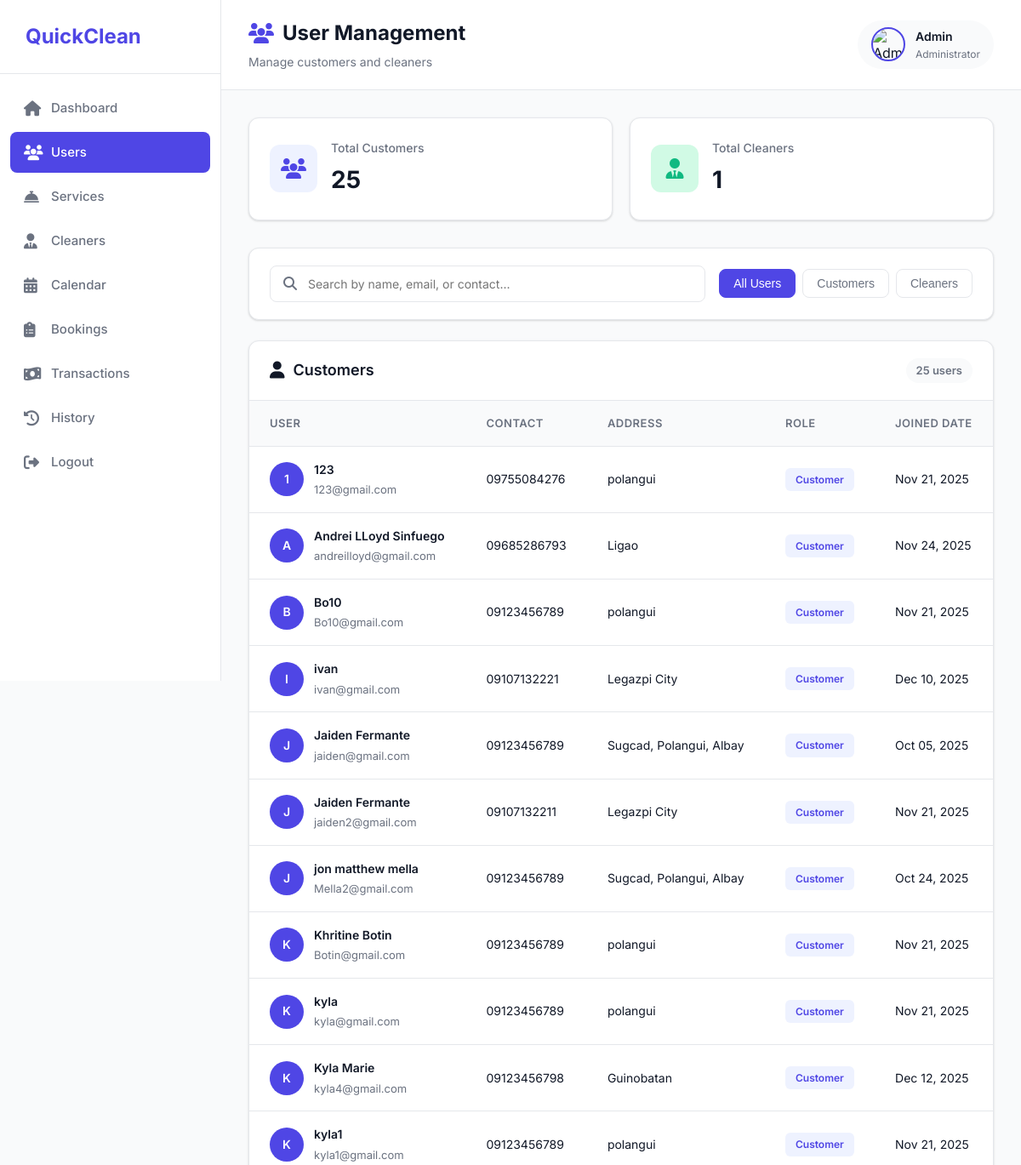
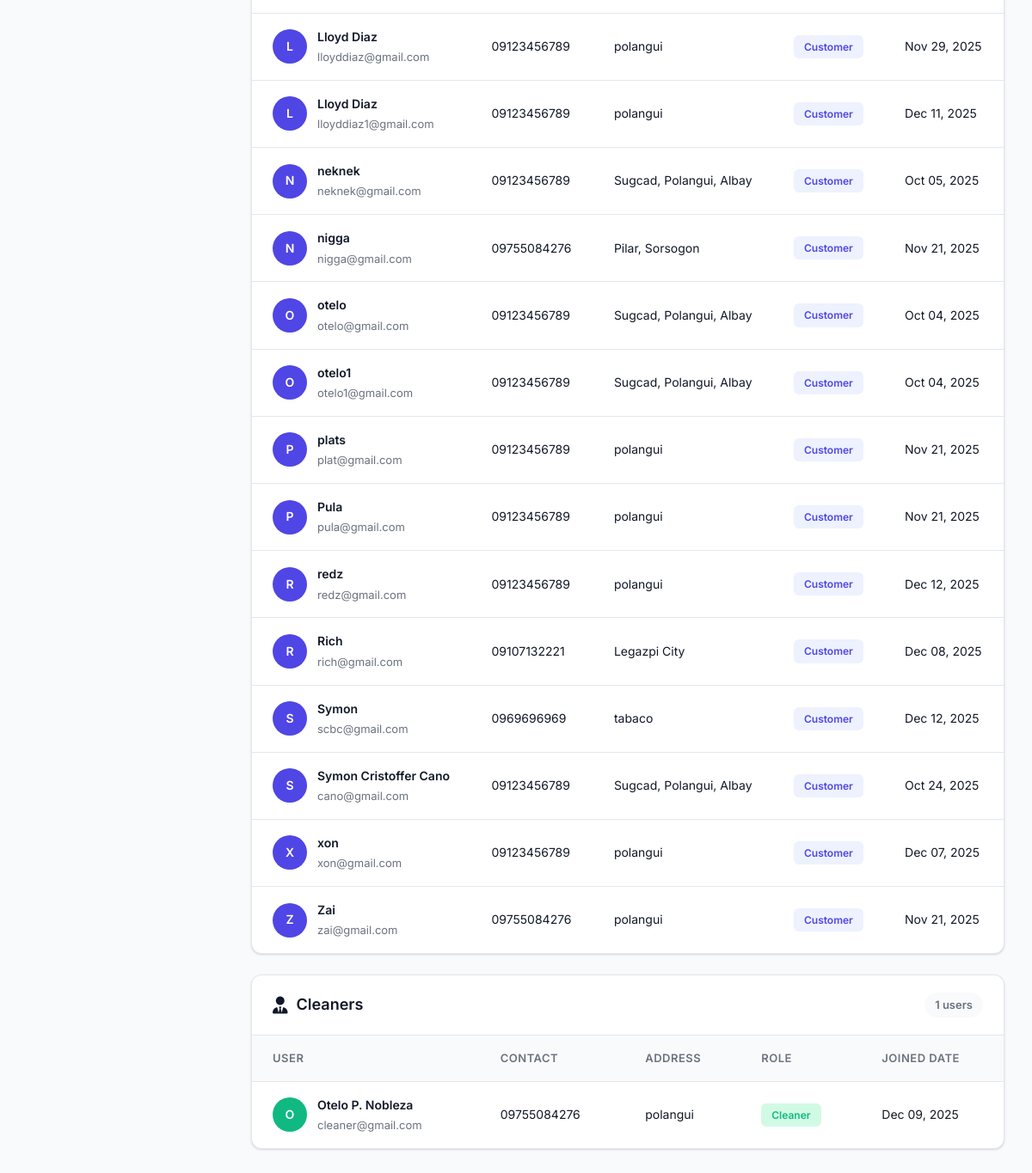
The app's page /Admin/customers.php (signed in) with its own data (2 pictures, top to bottom).
### tables this page shows
CREATE TABLE `user` (
  `user_id` int(11) NOT NULL,
  `name` varchar(50) NOT NULL,
  `email` varchar(50) NOT NULL,
  `password` varchar(255) NOT NULL,
  `profile_pic` varchar(255) NOT NULL,
  `address` varchar(100) DEFAULT NULL,
  `contact_num` varchar(50) DEFAULT NULL,
  `role` enum('admin','customer','cleaner','') NOT NULL,
  `date_created` timestamp NOT NULL DEFAULT current_timestamp(),
  `last_updated` timestamp NOT NULL DEFAULT current_timestamp() ON UPDATE current_timestamp()
);

### Admin/customers.php (the view, shortened to what this page needs)
<?php
$admin_name = $_SESSION['name'] ?? "Admin";
$host = "localhost";
$user = "root";
$pass = "";
$db   = "quickclean";
$conn = mysqli_connect($host, $user, $pass, $db);
?>
<!DOCTYPE html>
<html lang="en">
<head>
<link rel="stylesheet" href="https://cdnjs.cloudflare.com/ajax/libs/font-awesome/6.4.0/css/all.min.css">
</head>
<body>
<div class="sidebar" id="sidebar">
  <div class="sidebar-header">
    <h2><i class="fas fa-sparkles"></i> QuickClean</h2>
  </div>
  <ul class="sidebar-menu">
    <li><a href="admindashboard.php"><i class="fas fa-home"></i> Dashboard</a></li>
    <li><a href="customers.php" class="active"><i class="fas fa-users"></i> Users</a></li>
    <li><a href="services.php"><i class="fas fa-concierge-bell"></i> Services</a></li>
    <li><a href="cleaners.php"><i class="fas fa-user-tie"></i> Cleaners</a></li>
    <li><a href="calendar.php"><i class="fas fa-calendar-alt"></i> Calendar</a></li>
    <li><a href="booking.php"><i class="fas fa-clipboard-list"></i> Bookings</a></li>
    <li><a href="transactions.php"><i class="fas fa-money-bill-wave"></i> Transactions</a></li>
    <li><a href="history.php"><i class="fas fa-history"></i> History</a></li>
    <li><a href="logout.php"><i class="fas fa-sign-out-alt"></i> Logout</a></li>
  </ul>
</div>
<div class="main-content">
  <div class="topbar">
    <div class="topbar-left">
      <h1><i class="fas fa-users"></i> User Management</h1>
      <p>Manage customers and cleaners</p>
    </div>
    <div class="admin-profile">
      <img src="https://cdn-icons-png.flaticon.com/512/3135/3135715.png" alt="Admin">
      <div class="admin-profile-info">
        <span><?= htmlspecialchars($admin_name) ?></span>
        <small>Administrator</small>
      </div>
    </div>
  </div>
  <div class="content-container">
    <div class="stats-cards">
      <?php
      $customer_count = mysqli_query($conn, "SELECT COUNT(*) as total FROM user WHERE role='customer'")->fetch_assoc()['total'];
      $cleaner_count = mysqli_query($conn, "SELECT COUNT(*) as total FROM user WHERE role='cleaner'")->fetch_assoc()['total'];
      ?>
      <div class="stat-card">
        <div class="stat-icon customers">
          <i class="fas fa-users"></i>
        </div>
        <div class="stat-info">
          <h3>Total Customers</h3>
          <p><?= number_format($customer_count) ?></p>
        </div>
      </div>
      <div class="stat-card">
        <div class="stat-icon cleaners">
          <i class="fas fa-user-tie"></i>
        </div>
        <div class="stat-info">
          <h3>Total Cleaners</h3>
          <p><?= number_format($cleaner_count) ?></p>
        </div>
      </div>
    </div>
    <div class="search-filter-bar">
      <div class="search-box">
        <i class="fas fa-search"></i>
        <input type="text" id="searchInput" placeholder="Search by name, email, or contact...">
      </div>
      <div class="filter-tabs">
        <button class="filter-tab active" onclick="filterUsers('all')">All Users</button>
        <button class="filter-tab" onclick="filterUsers('customer')">Customers</button>
        <button class="filter-tab" onclick="filterUsers('cleaner')">Cleaners</button>
      </div>
    </div>
    <div class="section" id="customerSection">
      <div class="section-header">
        <h2><i class="fas fa-user"></i> Customers</h2>
        <span class="user-count" id="customerCount"><?= $customer_count ?> users</span>
      </div>
      <div class="table-container">
        <table>
          <thead>
            <tr>
              <th>User</th>
              <th>Contact</th>
              <th>Address</th>
              <th>Role</th>
              <th>Joined Date</th>
            </tr>
          </thead>
          <tbody id="customerTable">
            <?php
            $customer_result = mysqli_query($conn, "SELECT * FROM user WHERE role='customer' ORDER BY name");
            if(mysqli_num_rows($customer_result) > 0) {
                while ($row = mysqli_fetch_assoc($customer_result)) {
                    $initials = strtoupper(substr($row['name'], 0, 1));
                    $date = date("M d, Y", strtotime($row['date_created']));
                    echo "<tr>
                            <td>
                              <div class='user-info'>
                                <div class='user-avatar'>{$initials}</div>
                                <div class='user-details'>
                                  <span class='user-name'>{$row['name']}</span>
                                  <span class='user-email'>{$row['email']}</span>
                                </div>
                              </div>
                            </td>
                            <td>{$row['contact_num']}</td>
                            <td>{$row['address']}</td>
                            <td><span class='badge badge-customer'>Customer</span></td>
                            <td>{$date}</td>
                          </tr>";
                }
            } else {
                echo "<tr><td colspan='5'><div class='no-data'><i class='fas fa-users'></i><p>No customers found</p></div></td></tr>";
            }
            ?>
          </tbody>
        </table>
      </div>
    </div>
    <div class="section" id="cleanerSection">
      <div class="section-header">
        <h2><i class="fas fa-user-tie"></i> Cleaners</h2>
        <span class="user-count" id="cleanerCount"><?= $cleaner_count ?> users</span>
      </div>
      <div class="table-container">
        <table>
          <thead>
            <tr>
              <th>User</th>
              <th>Contact</th>
              <th>Address</th>
              <th>Role</th>
              <th>Joined Date</th>
            </tr>
          </thead>
          <tbody id="cleanerTable">
            <?php
            $cleaner_result = mysqli_query($conn, "SELECT * FROM user WHERE role='cleaner' ORDER BY name");
            if(mysqli_num_rows($cleaner_result) > 0) {
                while ($row = mysqli_fetch_assoc($cleaner_result)) {
                    $initials = strtoupper(substr($row['name'], 0, 1));
                    $date = date("M d, Y", strtotime($row['date_created']));
                    echo "<tr>
                            <td>
                              <div class='user-info'>
                                <div class='user-avatar cleaner'>{$initials}</div>
                                <div class='user-details'>
                                  <span class='user-name'>{$row['name']}</span>
                                  <span class='user-email'>{$row['email']}</span>
                                </div>
                              </div>
                            </td>
                            <td>{$row['contact_num']}</td>
                            <td>{$row['address']}</td>
                            <td><span class='badge badge-cleaner'>Cleaner</span></td>
                            <td>{$date}</td>
                          </tr>";
                }
            } else {
                echo "<tr><td colspan='5'><div class='no-data'><i class='fas fa-user-tie'></i><p>No cleaners found</p></div></td></tr>";
            }
            ?>
          </tbody>
        </table>
      </div>
    </div>
  </div>
</div>
</body>
</html>

### records on screen
user: name "1", name "123", email "123@gmail.com", contact_num "09755084276", address "polangui", date_created "Nov 21, 2025"
user: name "A", name "Andrei LLoyd Sinfuego", email "andreilloyd@gmail.com", contact_num "09685286793", address "Ligao", date_created "Nov 24, 2025"
user: name "B", name "Bo10", email "Bo10@gmail.com", contact_num "09123456789", address "polangui", date_created "Nov 21, 2025"
user: name "I", name "ivan", email "ivan@gmail.com", contact_num "09107132221", address "Legazpi City", date_created "Dec 10, 2025"
user: name "J", name "Jaiden Fermante", email "jaiden@gmail.com", contact_num "09123456789", address "Sugcad, Polangui, Albay", date_created "Oct 05, 2025"
user: name "J", name "Jaiden Fermante", email "jaiden2@gmail.com", contact_num "09107132211", address "Legazpi City", date_created "Nov 21, 2025"
user: name "J", name "jon matthew mella", email "Mella2@gmail.com", contact_num "09123456789", address "Sugcad, Polangui, Albay", date_created "Oct 24, 2025"
user: name "K", name "Khritine Botin", email "Botin@gmail.com", contact_num "09123456789", address "polangui", date_created "Nov 21, 2025"
user: name "K", name "kyla", email "kyla@gmail.com", contact_num "09123456789", address "polangui", date_created "Nov 21, 2025"
user: name "K", name "Kyla Marie", email "kyla4@gmail.com", contact_num "09123456798", address "Guinobatan", date_created "Dec 12, 2025"
user: name "K", name "kyla1", email "kyla1@gmail.com", contact_num "09123456789", address "polangui", date_created "Nov 21, 2025"
user: name "L", name "Lloyd Diaz", email "lloyddiaz@gmail.com", contact_num "09123456789", address "polangui", date_created "Nov 29, 2025"
user: name "L", name "Lloyd Diaz", email "lloyddiaz1@gmail.com", contact_num "09123456789", address "polangui", date_created "Dec 11, 2025"
user: name "N", name "neknek", email "neknek@gmail.com", contact_num "09123456789", address "Sugcad, Polangui, Albay", date_created "Oct 05, 2025"
user: name "N", name "nigga", email "nigga@gmail.com", contact_num "09755084276", address "Pilar, Sorsogon", date_created "Nov 21, 2025"
user: name "O", name "otelo", email "otelo@gmail.com", contact_num "09123456789", address "Sugcad, Polangui, Albay", date_created "Oct 04, 2025"
user: name "O", name "otelo1", email "otelo1@gmail.com", contact_num "09123456789", address "Sugcad, Polangui, Albay", date_created "Oct 04, 2025"
user: name "P", name "plats", email "plat@gmail.com", contact_num "09123456789", address "polangui", date_created "Nov 21, 2025"
user: name "P", name "Pula", email "pula@gmail.com", contact_num "09123456789", address "polangui", date_created "Nov 21, 2025"
user: name "R", name "redz", email "redz@gmail.com", contact_num "09123456789", address "polangui", date_created "Dec 12, 2025"
user: name "R", name "Rich", email "rich@gmail.com", contact_num "09107132221", address "Legazpi City", date_created "Dec 08, 2025"
user: name "S", name "Symon", email "scbc@gmail.com", contact_num "0969696969", address "tabaco", date_created "Dec 12, 2025"
user: name "S", name "Symon Cristoffer Cano", email "cano@gmail.com", contact_num "09123456789", address "Sugcad, Polangui, Albay", date_created "Oct 24, 2025"
user: name "X", name "xon", email "xon@gmail.com", contact_num "09123456789", address "polangui", date_created "Dec 07, 2025"
user: name "Z", name "Zai", email "zai@gmail.com", contact_num "09755084276", address "polangui", date_created "Nov 21, 2025"
user: name "O", name "Otelo P. Nobleza", email "cleaner@gmail.com", contact_num "09755084276", address "polangui", date_created "Dec 09, 2025"

### other values on screen
$admin_name "Admin"
$customer_count "25"
$cleaner_count "1"
